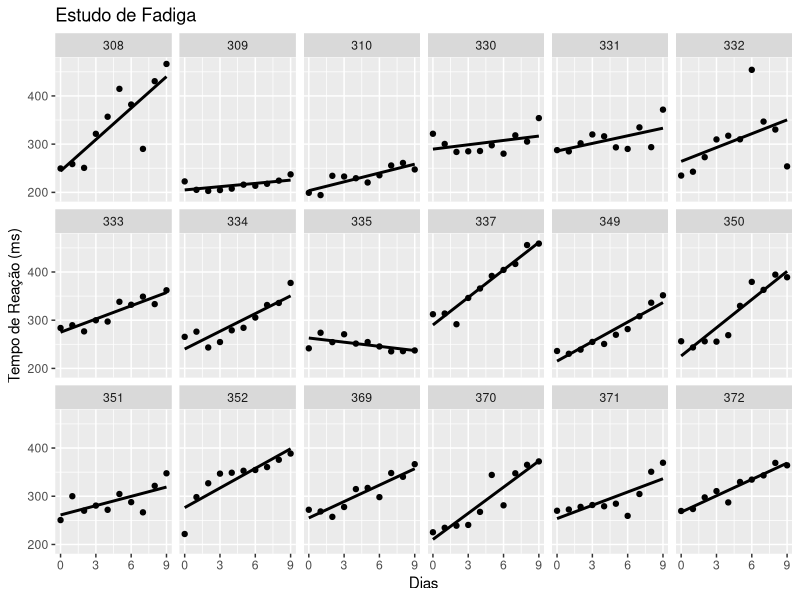

The R script that drew this image:
## ---- chunk 1
library(ggplot2)
library(lme4)
knitr::opts_chunk$set(echo=FALSE, message=FALSE)
## ---- chunk 2
ggplot(sleepstudy, aes(x=Days, y=Reaction)) + 
  geom_point() + 
  scale_x_continuous(breaks=seq(0, 9, 3)) +
  labs(x="Dias", y="Tempo de Reação (ms)", title="Estudo de Fadiga") +
  geom_smooth(method="lm", se=FALSE, color="black") + 
  facet_wrap(~ Subject, nrow=3)
## ---- chunk 3
library(lme4)
## ---- chunk 4
str(sleepstudy)
head(sleepstudy)
